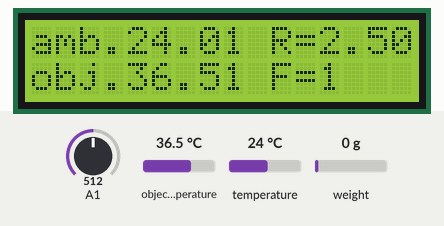
A sketch run on a simulated Arduino Uno, built with avr-gcc and run on an emulated ATmega328P. On the bench: 16×2 character LCD. The test bench sets the inputs (shaded band); at power-on: object temperature 36.5 °C, weight on the scale 0 g, A1 = 512, temperature 24 °C. What the sketch prints to the serial monitor is not drawn.

Above: at 1.2 s.
1.3 s: object temperature set to 20 °C
At 2.5 s:
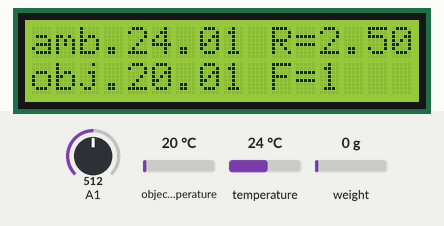
2.9 s: weight on the scale set to 100 g
At 3.2 s:
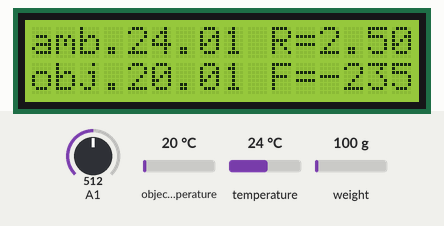
4.4 s: A1 set to 716
At 5.2 s:
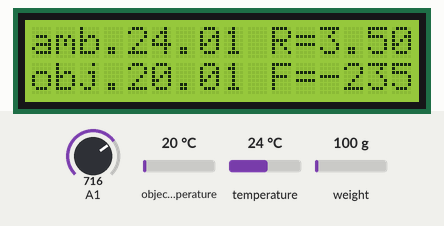
5.9 s: temperature set to 12 °C
At 6.7 s:
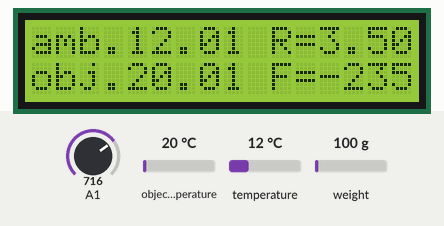
7.6 s: weight on the scale set to 1250 g
At 8.6 s:
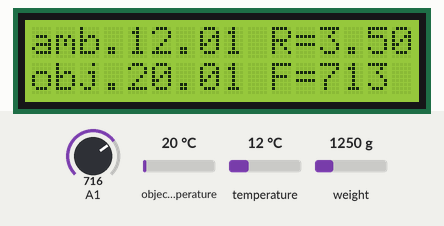
9.1 s: weight on the scale set to 4900 g
At 9.4 s:
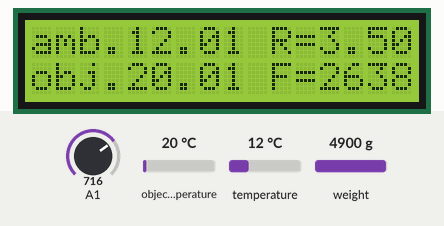
Timing chart, 0 to 11.6 s (numbered marks = the images above; inputs shaded):
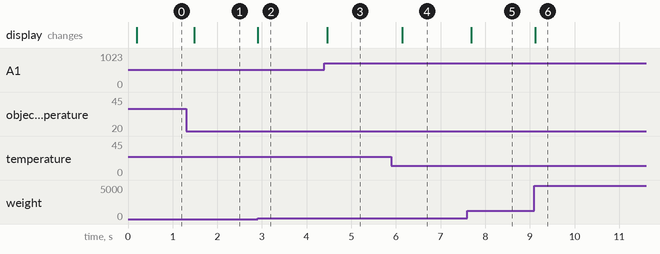

Measured:
- after the input at 1.3 s, the display: changes after 0.19 s (image 1)
- after the input at 2.9 s, the display: changes at once (image 2)
- after the input at 4.4 s, the display: changes after 0.06 s (image 3)
- after the input at 5.9 s, the display: changes after 0.24 s (image 4)
- after the input at 7.6 s, the display: changes after 0.09 s (image 5)
- after the input at 9.1 s, the display: changes at once (image 6)

The sketch:

all_temp_tenzo_.ino
```cpp
#include <hx711.h>
Hx711 scale(A2, A3);

#include <Wire.h>
#include <Adafruit_MLX90614.h>
Adafruit_MLX90614 mlx = Adafruit_MLX90614();

#include <stdint.h>

#include <LiquidCrystal.h>
LiquidCrystal lcd(13,12,11,10,9,8);

// подключаем необходимые библиотеки и указываем пины, к которым подключены усилитель сигнала для тензорезистора, lCD экран и
// переобозначаем длинное Adafruit_MLX90614() в mlx

float amb = 0; // внешняя температура
float obj = 0; // температура объекта
float r = 0; // сопротивление переменного резистора
int f = 0; // сила приложенная к тензорезистору

void setup()
{
  Serial.begin (9600); // обозначаем передачу данных на компьютер со скоростью 9600 бит/с
  lcd.begin(16, 2); // включаем экран, обозначаем что он имеет 2 строки по 16 символов
  mlx.begin(); // запускаем термометр
}

void loop() {
  amb = mlx.readAmbientTempC(); // считываем значение окружающей температуры
  obj = mlx.readObjectTempC(); // считываем значение температуры объекта
  delay(10);
  f = scale.getGram() + 1; // считываем значение усилия на тензорезистор
  r = analogRead(A1)*5.0/1024.0; // считываем значение сопротивления

  Serial.print(r);
  Serial.print(' ');
  Serial.print(f);
  Serial.print(' ');
  Serial.print(amb);
  Serial.print(' ');
  Serial.println(obj);
  // передаем полученные значаения на компьютер

  lcd.setCursor(0,0); // выставляем курсор на экране
  lcd.print("amb.");
  lcd.print(amb);
  lcd.print(" R=");
  lcd.print(r);

  lcd.setCursor(0,1); // выставляем курсор на 2 строку
  lcd.print("obj.");
  lcd.print(obj);
  lcd.print(" F=");
  // печатаем данные на экране

// код ниже предназначен для того, чтобы обеспечить правильный вывод данных на экран
// Так как при выводе, например, значения 123, а затем 17 на экране высветится 173,
// чтобы избежать этого символы следующие за 17 заполняются пробелами
  if (f < 10)
  {
    lcd.print(f);
    lcd.print("   ");
  }
  if ((f < 100)&&(f > 10))
  {
    lcd.print(f);
    lcd.print("  ");
  }
  if ((f < 1000)&&(f > 100))
  {
    lcd.print(f);
    lcd.print(" ");
  }
  if (f > 1000)
  {
    lcd.print(f);
  }

}
```
